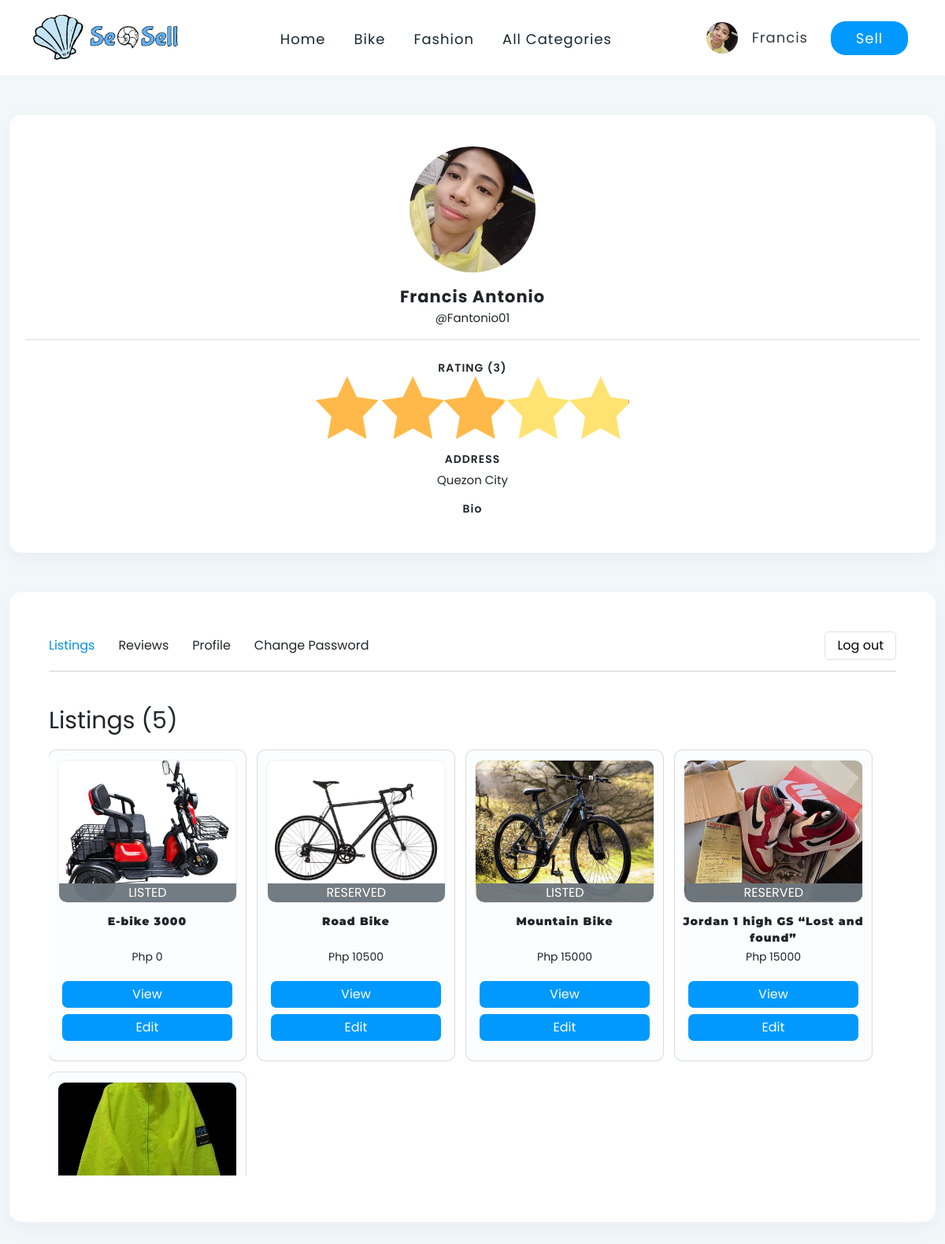
Screenshot of /FrontEnd/userform.php (signed in) with the database file from the repository.
### tables this page shows
CREATE TABLE `user` (
  `USER_ID` int(11) NOT NULL,
  `USERNAME` varchar(200) NOT NULL,
  `PASSWORD` varchar(200) NOT NULL,
  `FIRSTNAME` varchar(200) NOT NULL,
  `LASTNAME` varchar(200) NOT NULL,
  `BIO` longtext NOT NULL,
  `REGION` varchar(200) NOT NULL,
  `CITY` varchar(200) NOT NULL,
  `EMAIL_ADDRESS` varchar(200) NOT NULL,
  `MOBILE_NUMBER` varchar(200) NOT NULL,
  `GENDER` varchar(200) NOT NULL,
  `BIRTHDAY` varchar(200) NOT NULL,
  `PROFILE_PIC` varchar(200) NOT NULL,
  `SESSION_KEY` varchar(200) NOT NULL,
  `RATING` varchar(200) NOT NULL,
  `JOINED_DATE` varchar(200) NOT NULL
);

### FrontEnd/includes/functions/fetch.php (called while the page is built, shortened)
<?php
    include "connection.php";
    $id = $_SESSION['id'];
    $sql = "SELECT * FROM user WHERE SESSION_KEY = '$id'";
    $result = mysqli_query($conn,$sql);
    if ($result->num_rows > 0) {
        while($row = $result->fetch_assoc()) {
        $firstname = $row['FIRSTNAME'];
        $profile_pic= $row['PROFILE_PIC'];
        }
    }else{
        $key= "";
    }
?>

### FrontEnd/includes/functions/userprofile.php (called while the page is built, shortened)
<?php
    include "connection.php";
    $id = $session_id;
    $sql = "SELECT * FROM user WHERE SESSION_KEY = '$id'";
    $result = mysqli_query($conn,$sql);
    if ($result->num_rows > 0) {
        while($row = $result->fetch_assoc()) {
            $username_u= $row['USERNAME'];
            $firstname_u = $row['FIRSTNAME'];
            $lastname_u= $row['LASTNAME'];
            $city_u = $row['CITY'];
            $profile_pic_u= $row['PROFILE_PIC'];
            $rates= $row['RATING'];
            if($rates != ""){
                $rate_u = round($rates,1);
            }else{
                $rate_u = "No ratings yet";
                $rate_perc =  0 * 20;
            }
        }
    }else{
    }
?>

### FrontEnd/userform.php (the view, shortened to what this page needs)
<?php
    $sell_id = $_SESSION['seller_id'];
    include"includes/functions/action.php";
    include"php/navbar.php";
    if($sell_id == ""){
      $session_id = $_SESSION['id'];
    }else{
      $session_id = $_SESSION['seller_id'];
    }
    include"includes/functions/userprofile.php";
?>
<!DOCTYPE html>
<html lang="en">
<head>
    <link rel="stylesheet" href="includes/css-bootstrap/bootstrap.min.css">
</head>
<body onload="onload_func()">
  <form action="<?php $_PHP_SELF?>" method="POST" enctype="multipart/form-data" >
    <div class="container-fluid">
        <div class="row">
            <div class="col-xxl-2">
              <div class="container-smbox">
                <img src="includes/images/Profile-pic/<?php echo $profile_pic_u?>" class="user-icon">
                <p class="user-txt"><?php echo $firstname_u ." ".$lastname_u?></p>
                <p class="username-txt">@<?php echo $username_u?></p>
                <hr>
                <p class="sm-txt">RATING (<?=$rate_u?>)</p>
                <svg viewBox="0 0 1000 200" class='rating right'>
                    <defs>
                      <polygon id="star" points="100,0 131,66 200,76 150,128 162,200 100,166 38,200 50,128 0,76 69,66 "/>
                      <clipPath id="stars">
                        <use xlink:href="#star"/>
                        <use xlink:href="#star" x="21%"/>
                        <use xlink:href="#star" x="41%"/>
                        <use xlink:href="#star" x="61%"/>
                        <use xlink:href="#star" x="81%"/>
                      </clipPath>
                    </defs>
                    <rect class='rating__background' clip-path="url(#stars)"></rect>
                    <rect width="<?=$rate_perc?>%" class='rating__value' clip-path="url(#stars)"></rect>
                </svg>
                <br>
                <p class="sm-txt">ADDRESS</p>
                <p class="sm-txt1"><?php echo $city_u?></p>
                <p class="sm-txt">Bio</p>
              </div>
            </div>
            <div class="col-xxl-6">
                <div class="container-box">
                  <div class="category-box">
                    <p class="cat-1-txt" id="a1" onclick="nexttab('tab1','a1')" style="color:#008fee;">Listings</p>
                    <p class="cat-1-txt" id="a2" onclick="nexttab('tab2','a2')">Reviews</p>
                    <input class="cat-3-txt" name="log_out" type="submit" value="Log out" id="logout">
                    <p class="cat-1-txt" id="a3" onclick="nexttab('tab3','a3')">Profile</p>
                    <p class="cat-1-txt" id="a4" onclick="nexttab('tab4','a4')" style="float:none">Change Password</p>
                  </div>
                  <div class="listing tab" id="tab1">
                      <p class="title-txt-listing" id="i">Listings</p>
                      <div class="container-productbox">
                        <?php
                            include "includes/functions/connection.php";
                            if($sell_id == ""){
                              $bike = "AND (bike_product.STATUS = 'LISTED' OR bike_product.STATUS = 'RESERVED') ";
                              $fashion = "AND (fashion_product.STATUS = 'LISTED' OR fashion_product.STATUS = 'RESERVED') ";
                            }
                            $sql = " (SELECT
                            PRODUCT_NAME, PRODUCT_PRICE, product_img.IMG_NAME, user.USERNAME,user.PROFILE_PIC, bike_product.PROD_ID, bike_product.STATUS
                            FROM bike_product
                            JOIN product_img ON bike_product.PROD_ID=product_img.PROD_ID
                            JOIN user ON bike_product.SELLER_ID=user.SESSION_KEY
                            WHERE bike_product.SELLER_ID = '$session_id' AND product_img.IMG_INDEX = 0 ". $bike ."
                            )
                            UNION
                            (
                            SELECT
                                PRODUCT_NAME, PRODUCT_PRICE,fashion_imgs.IMG_NAME, user.USERNAME,user.PROFILE_PIC, fashion_product.PROD_ID, fashion_product.STATUS
                            FROM fashion_product
                            JOIN fashion_imgs ON fashion_product.PROD_ID=fashion_imgs.PROD_ID
                            JOIN user ON fashion_product.SELLER_ID=user.SESSION_KEY
                            WHERE fashion_product.SELLER_ID = '$session_id' AND fashion_imgs.IMG_INDEX = 0 " . $fashion ."
                            );";
                            $result = mysqli_query($conn,$sql);
                            if ($result->num_rows > 0) {
                                while($row = $result->fetch_assoc()) {
                                    $prod_img = $row["IMG_NAME"];
                                    $prod_name = $row["PRODUCT_NAME"];
                                    $prod_prc = $row["PRODUCT_PRICE"];
                                    $prod_id= $row["PROD_ID"];
                                    $product_status = $row['STATUS'];
                                    echo"<div class='product-box'>
                                          <div>
                                            <img src='includes/images/client-product/$prod_img' class='product-img'>
                                            <div class='status_box'>$product_status</div>
                                          </div>
                                          <p class='product-name-txt'>$prod_name</p>
                                          <p class='product-price-txt'>Php $prod_prc</p>
                                          <a href=product.php?id=$prod_id><div class='edit_btn_product'>View</div></a>
                                          <a id='edit' href=Editlisting.php?id=$prod_id><div class='edit_btn_product ed'>Edit</div></a>
                                        </div>";
                                }
                            }else{
                              echo" <div class='message'>
                                      <img src='includes/images/header-background/undraw_empty_cart_co35.svg' class='img_message'>
                                      <p class='message_txt'>@$username_u doesn't have any listings yet</p>
                                    </div>";
                            }
                        ?>
                      </div>
                  </div>
                </div>
            </div>
        </div>
    </div>
  </form>
</body>
</html>

### FrontEnd/php/navbar.php (shortened to what this page needs)
<?php
  include"includes/functions/fetch.php";
?>
<!DOCTYPE html>
<html lang="en">
<head>
</head>
<body>
    <form action="<?php $_PHP_SELF?>" method="POST">
      <div class="container-fluid">
        <div class="row s">
          <div class="col-xxl-10 col-lg-12">
            <nav class="navbar navbar-expand-lg">
              <div class="container-fluid">
                <div>
                  <img src="includes/images/Logo/logo3wcolor1.png" class="logo">
                </div>
                <div class="collapse navbar-collapse" id="navbarTogglerDemo02">
                  <ul class="navbar-nav me-auto mb-2 mb-lg-0 center-div">
                    <li class="nav-item ">
                      <a class="nav-link hover" href="index.php">Home</a>
                    </li>
                    <li class="nav-item">
                      <a class="nav-link hover" href="Bikeform.php">Bike</a>
                    </li>
                    <li class="nav-item">
                      <a class="nav-link hover" href="Fashionform.php">Fashion</a>
                    </li>
                    <li class="nav-item">
                      <a class="nav-link remove hover" href="#">All Categories</a>
                    </li>
                  </ul>
                  <ul class="navbar-nav">
                    <li class="nav-item rem" id = "1" style="display:none">
                      <img src="includes/images/Profile-pic/<?php echo $profile_pic?>"class="user-profile">
                    </li>
                    <li class="nav-item"  id = "2" style="display:none">
                      <input class="nav-link account" type="submit" value="<?php echo $firstname?>" name="user_enter">
                    </li>
                    <li class="nav-item">
                      <a onclick="haha()" id="a" class="nav-link sell-btn" href="listing.php">Sell</a>
                    </li>
                  </ul>
                </div>
              </div>
            </nav>
          </div>
        </div>
      </div>
    </form>
</body>
</html>

### rows the page displays
user: PROFILE_PIC (picture), user_enter "Francis", FIRSTNAME "Francis", LASTNAME "Antonio", USERNAME "Fantonio01", RATING "3", CITY "Quezon City"

### other values shown
$product_status "LISTED"
$prod_name "E-bike 3000"
$prod_prc "0"
$product_status "RESERVED"
$prod_name "Road Bike"
$prod_prc "10500"
$prod_name "Mountain Bike"
$prod_prc "15000"
$prod_name "Jordan 1 high GS “Lost and found”"
